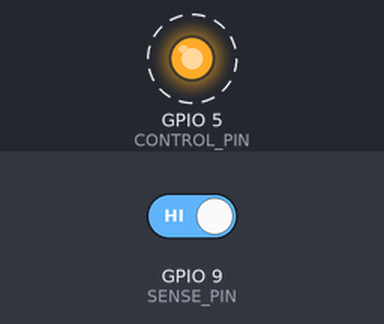
Bench run of a program on a simulated ESP32-S3. Shown: output pins drawn as LEDs (lit = HIGH). Dashed ring = blinking. The test bench sets the inputs (shaded band); at power-on: GPIO 9 (SENSE_PIN) HIGH. What the program prints to the serial monitor is not drawn.

Above: at 0.2 s.
Timing chart, 0 to 3.5 s (numbered marks = the images above):
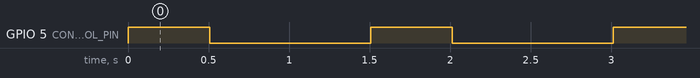

The program:

main.cpp
```cpp
#include <Arduino.h>

#include "config.h"

volatile uint32_t edge_counter = 0;  // volatile: modified inside the ISR
uint32_t last_count = 0; // tracks changes of the counter in the main loop
uint32_t switch_time = 0; // time of the switching
uint32_t sense_time = 0; // time of the last sense pin trigger
uint32_t first_edge_time = 0; // time of the first sense pin trigger

float mean_sense_time = 0; // mean sense pin trigger time
float mean_first_edge_time = 0; // mean first sense pin trigger time

// ISR: counts falling edges on the sense pin (1 to 0 transition)
void IRAM_ATTR sense_isr() {
  edge_counter++;
}

void setup() {
  Serial.begin(SERIAL_BAUD);
  pinMode(CONTROL_PIN, OUTPUT);
  digitalWrite(CONTROL_PIN, LOW);
  pinMode(SENSE_PIN, INPUT_PULLUP);
  attachInterrupt(digitalPinToInterrupt(SENSE_PIN), sense_isr, FALLING);
}

void run_sample() {
  edge_counter = 0;
  last_count = 0;
  first_edge_time = 0;
  switch_time = micros();
  sense_time = switch_time;

  digitalWrite(CONTROL_PIN, HIGH);

  while (micros() - switch_time < DELAY_MICROS) {
    if (edge_counter != last_count) {
      last_count = edge_counter;
      sense_time = micros();
      if (first_edge_time == 0) {
        first_edge_time = sense_time;
      }
    }
  }


  Serial.print("First edge detected at: ");
  Serial.print(first_edge_time - switch_time);
  Serial.println(" us after switching on the transistor");

  Serial.print("Last edge detected at: ");
  Serial.print(sense_time - switch_time);
  Serial.println(" us after switching on the transistor");

  digitalWrite(CONTROL_PIN, LOW);
  delay(DELAY_MS);
}
void loop() {
  mean_sense_time = 0;
  mean_first_edge_time = 0;
  for (int i = 0; i < SAMPLE_COUNT; i++) {
    Serial.print("Sample ");
    Serial.println(i + 1);
    run_sample();
    mean_sense_time += sense_time - switch_time;
    mean_first_edge_time += first_edge_time - switch_time;
    delay(DELAY_MS);
  }
  mean_sense_time /= SAMPLE_COUNT;
  mean_first_edge_time /= SAMPLE_COUNT;
  // ------------------------------------- //
  Serial.print("Mean sense time: ");
  Serial.print(mean_sense_time);
  Serial.println(" us");
  // ------------------------------------- //
  Serial.print("Mean first edge time: ");
  Serial.print(mean_first_edge_time);
  Serial.println(" us");
}
```

config.h
```cpp
#pragma once

#include <Arduino.h>

#define CONTROL_PIN 5
#define SENSE_PIN 9

#define SERIAL_BAUD 115200

const int SAMPLE_COUNT = 10;
const uint32_t DELAY_MS = 500;
const uint32_t DELAY_MICROS = DELAY_MS * 1000UL;
```

Measured:
- by itself, GPIO 5 (CONTROL_PIN): alternates HIGH for 0.51 s and LOW for 1.0 s
